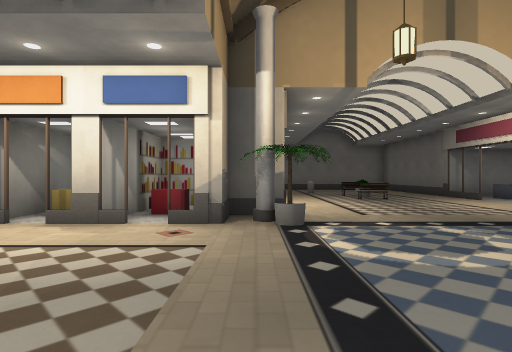
View 1 (above)

24 first-person views from a walk through a Godot game level. The camera is 1.4 m above the floor, looks level and sees 80° across. The floor is counted in squares, 2 m on a side. Each view is taken from the middle of a square. On the plan, view 1 faces up. The plan holds only what a view shows up to about 10 squares ahead; the rest is blank. The place goes on beyond the plan. Some surface patterns are stand-ins.

View 2
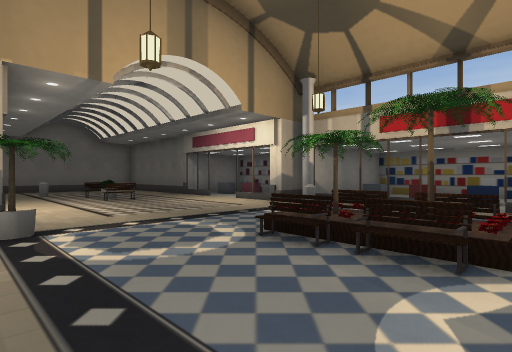

View 3
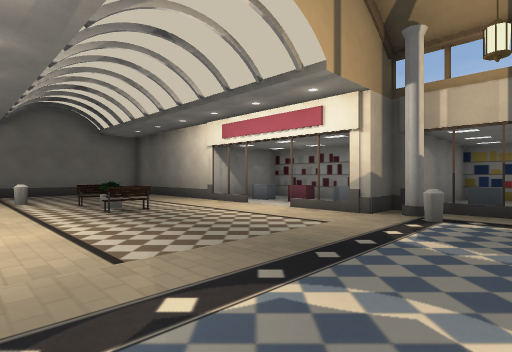

View 4
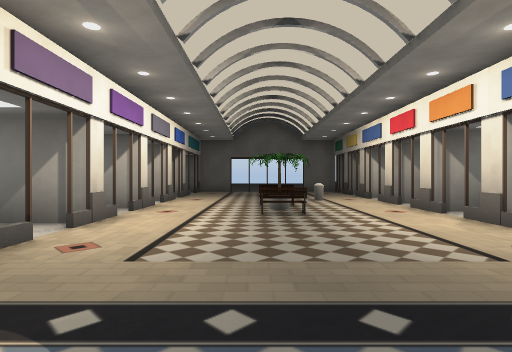

View 5
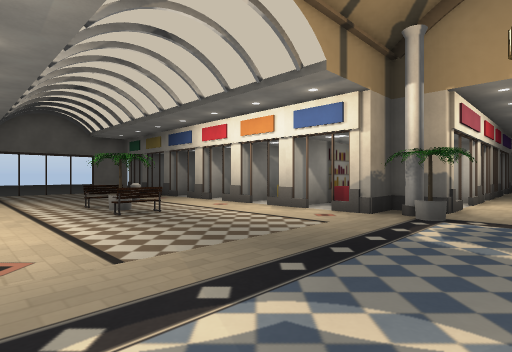

View 6
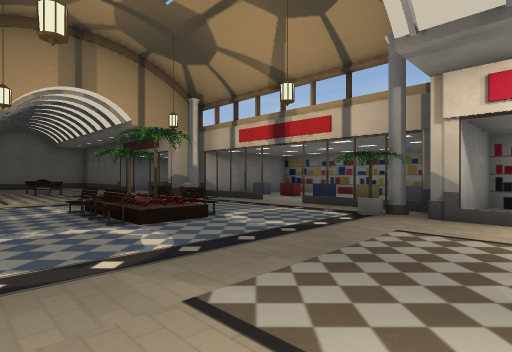

View 7
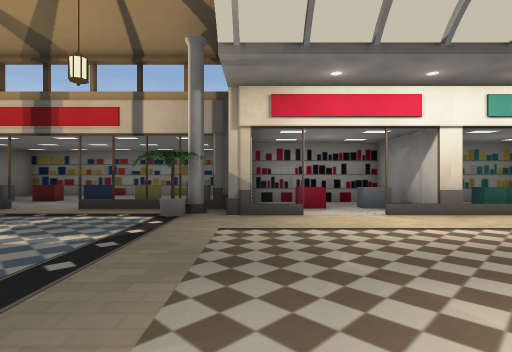

View 8
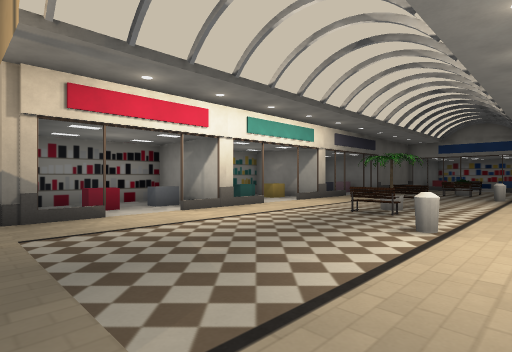

View 9
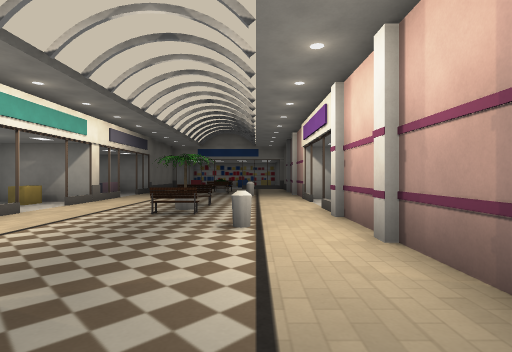

View 10
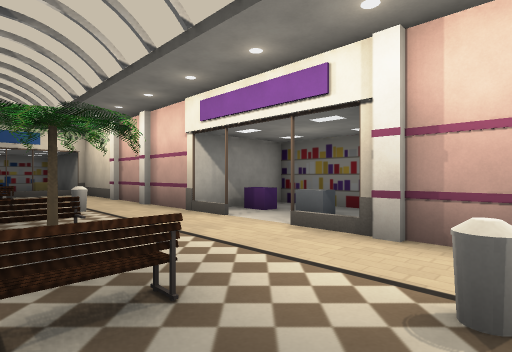

View 11
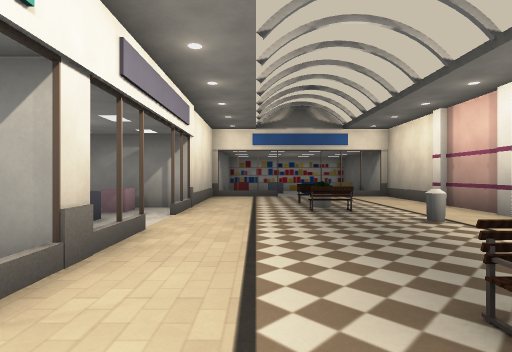

View 12
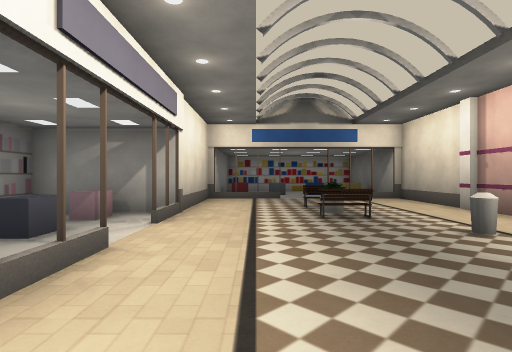

View 13
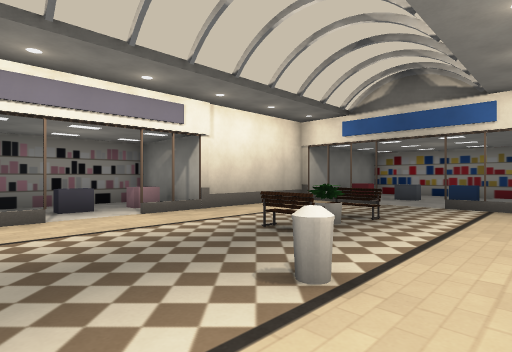

View 14
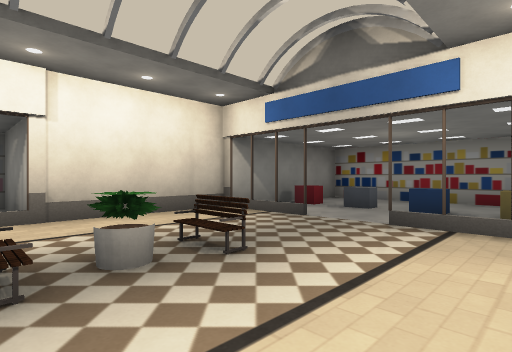

View 15
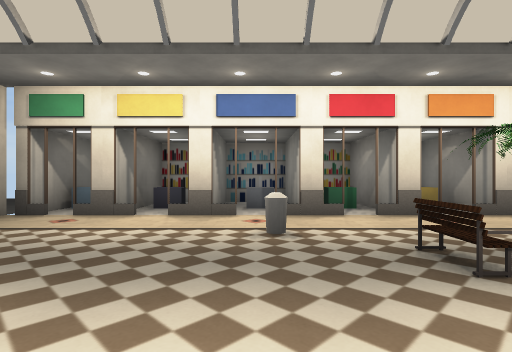

View 16
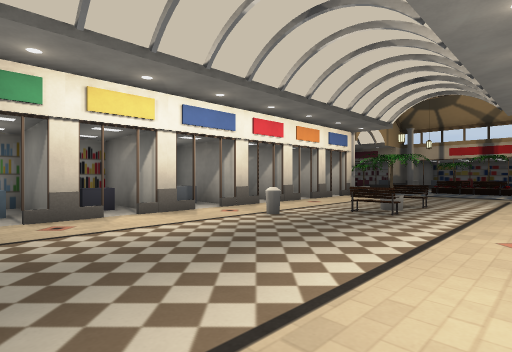

View 17
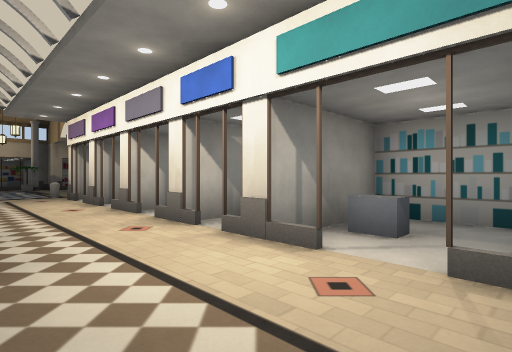

View 18
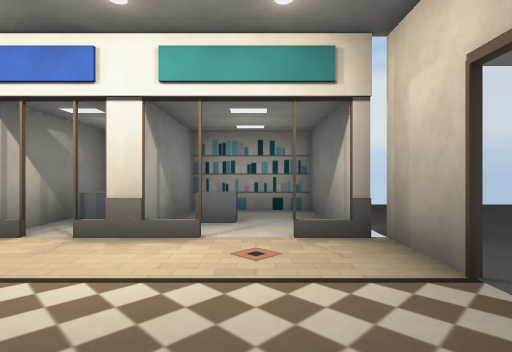

View 19
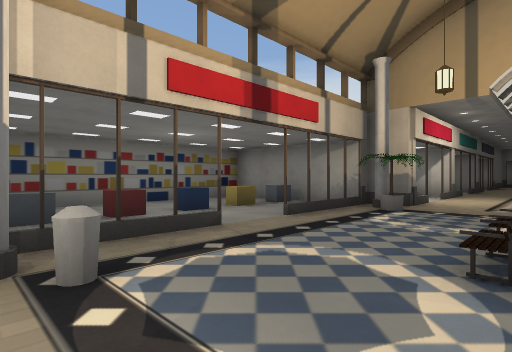

View 20
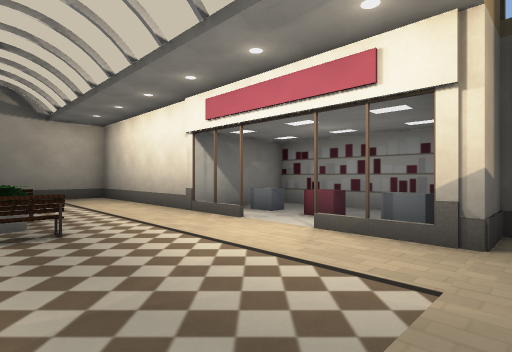

View 21
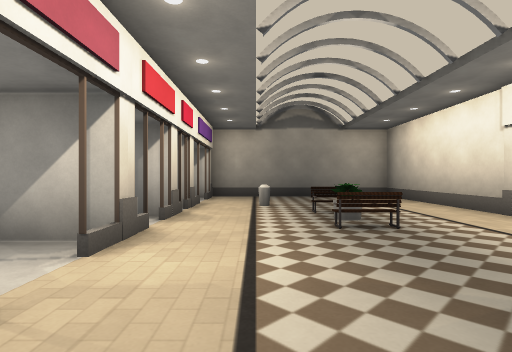

View 22
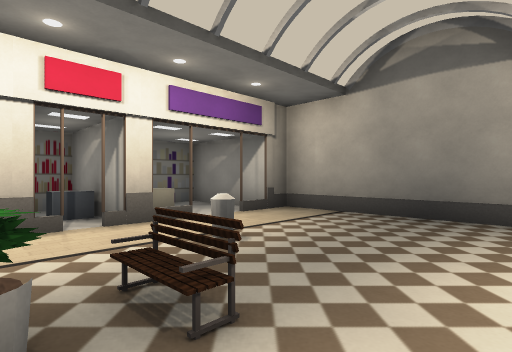

View 23
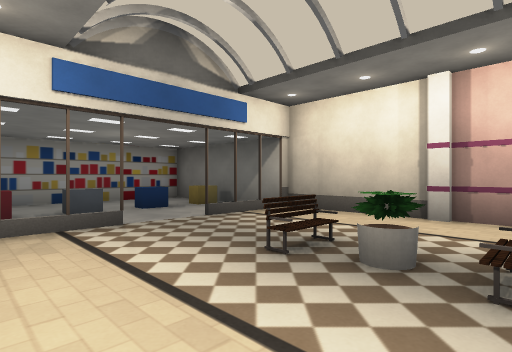

View 24
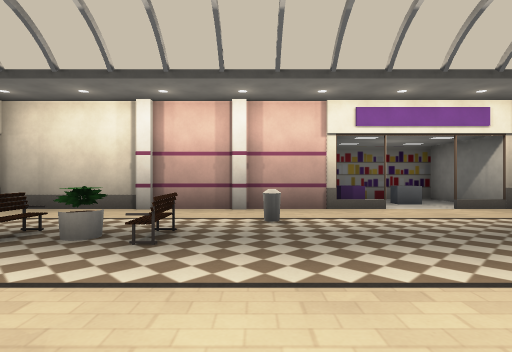

### Floor plan
Key: @ floor where view 1 was taken; # wall or solid block; x gap in a wall; . floor; = window, fence, low wall or low ledge; ^ raised ledge; T thing the floor can be seen under or through.
Columns run from 12 left of view 1 to 12 right of it. Each row starts with its distance up from view 1.
 16             ########
 15            ##......#
 14           ###......#
 13           #^x......#
 12           ###.=....#
 11            ###.==..#
 10             ##..^..###
  9             #..==..#^#
  8            ##.......^#
  7  ########  #.......#^#
  6 .^#^#^#^#####......###
  5 .x#.#.#.#####......######
  4  ...........#.......T...#
  3  ....=..............T...#
  2  ......##......==.......#
  1  ......##......==.......#
  0 ............@..##...#...#
 -1 ..................##....#
 -2 .#.##########.....#######
 -3 .#.###      #......####
 -4 .#..#       #.......^.#
 -5  ####       #.........#
 -6             #.=....#^.#
 -7          ####......####
 -8          #..#..##...^
 -9          #.^...##.... #
-10          #.........#^ #
-11          #.##......###
-12          ####......#.#
-13             #.=.....^#
-14             #..==..#^#
-15             #...^..###
-16             #..==..#
-17             #......#
-18             #......#
-19             ###..###
-20             # .....#
-21             # .....#
-22             #......#
-23             ########

Where each view was taken, in squares from view 1:
view 1: 0 up, 0 right, facing up
view 2: 0 up, 0 right, facing up-right
view 3: 3 up, 1 right, facing up-right
view 4: 1 up, 2 right, facing left
view 5: 1 down, 2 right, facing up-left
view 6: 4 down, 1 right, facing up-right
view 7: 3 down, 1 right, facing right
view 8: 2 down, 1 right, facing down-right
view 9: 2 down, 2 right, facing down
view 10: 6 down, 4 right, facing down-left
view 11: 8 down, 5 right, facing down
view 12: 9 down, 5 right, facing down
view 13: 11 down, 1 right, facing down-right
view 14: 14 down, 1 right, facing down-right
view 15: 1 down, 7 left, facing up
view 16: 1 down, 11 left, facing up-right
view 17: 1 up, 11 left, facing down-right
view 18: 2 up, 10 left, facing down
view 19: 5 up, 4 right, facing down-right
view 20: 5 up, 3 right, facing up-right
view 21: 5 up, 2 right, facing up
view 22: 10 up, 5 right, facing up-left
view 23: 14 down, 6 right, facing down-left
view 24: 13 down, 7 right, facing left
